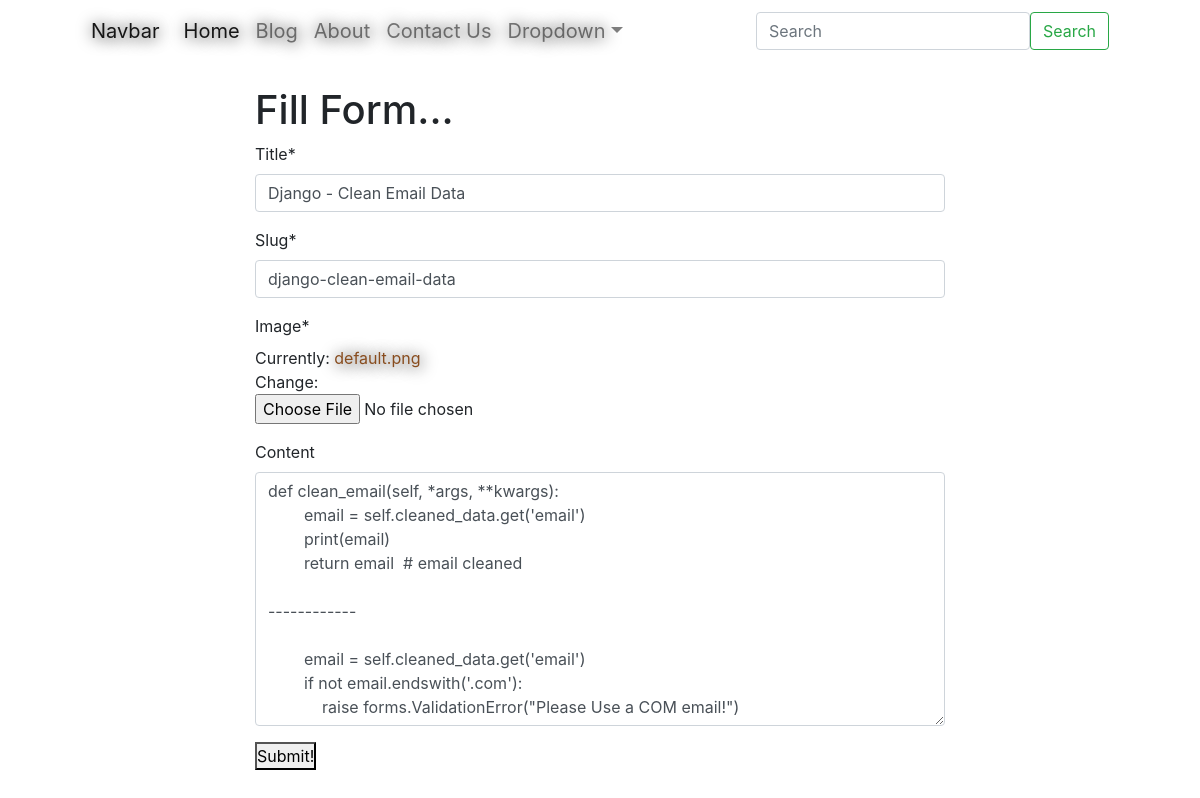
The page /blog/django-clean-email-data/update/ on the database its author committed.
### appBlog/models.py (models this page shows, shortened)
class Post(models.Model):
    user = models.ForeignKey(User, default=1, null=True, on_delete=models.SET_NULL)
    title = models.CharField(max_length=256)
    slug = models.SlugField(default="default-slug", unique=True)
    image = models.ImageField(upload_to='img/', null=True, default='img/default.png')
    content = models.TextField(null=True, blank=True)
    publish_time = models.DateTimeField(auto_now=True, auto_now_add=False, null=True, blank=True)
    timestamp = models.DateTimeField(auto_now=True)
    updated = models.DateTimeField(auto_now=True)
    objects = PostManager()
    class Meta:
        ordering = ['-updated', '-pk', '-timestamp'] # '-publish_time'
    '''
    python manage.py shell

    from appBlog.models import Post

    Post.objects.all()
                .first()
                .last().title
                .last().content

    obj = Post(title="foo", content='bar')
    obj.save()

    '''

### appBlog/views.py (the view)
# urls.py: path('<str:slug>/update/', views.update),
def update(request, slug):
    obj = get_object_or_404(Post, slug=slug)
    form = PostModelForm(request.POST or None, instance=obj)
    if form.is_valid():
        form.save()
        return redirect("/blog/")
    context = {'form':form, "title":"Update Post"}
    template = 'form.html'
    return render(request, template, context)

### appBlog/forms.py (shortened to what this page needs)
class PostModelForm(forms.ModelForm):
    class Meta:
        model = Post
        fields = ['title', 'slug', 'image', 'content']

### appBlog/models.py (called while the page is built)
    def get_queryset(self):
        return PostQuerySet(self.model, using=self._db)

### Templates/form.html
{% extends 'main/base.html' %}
{% load crispy_forms_tags %}
{% block content %}
    <h1>Fill Form...</h1>
    <form method='POST' action='.' enctype='multipart/form-data'> {% csrf_token %}
        {{ form | crispy }}
        <button type="submit">Submit!</button>
    </form>
{% endblock %}

### static/main.css (style rules this page uses)
* { padding: 0; margin: 0; }
body { margin: 0 auto; background-size: 150%, 150%; background-repeat: no-repeat; background-attachment: fixed; background-position: center; width: 90%; }
a { color: rgb(136, 76, 30); text-shadow: 1px 1px 16px black; }

### rows shown on the page
Post: title "Django - Clean Email Data", slug "django-clean-email-data", content "def clean_email(self, *args, **kwargs): email = self.cleaned_data.get('email') print(email) return email # email cleaned ------------ email = self.cleaned_data.get('email') if not email.endswith('.com'): raise forms.ValidationError(\"Please Use a COM email!\")"
